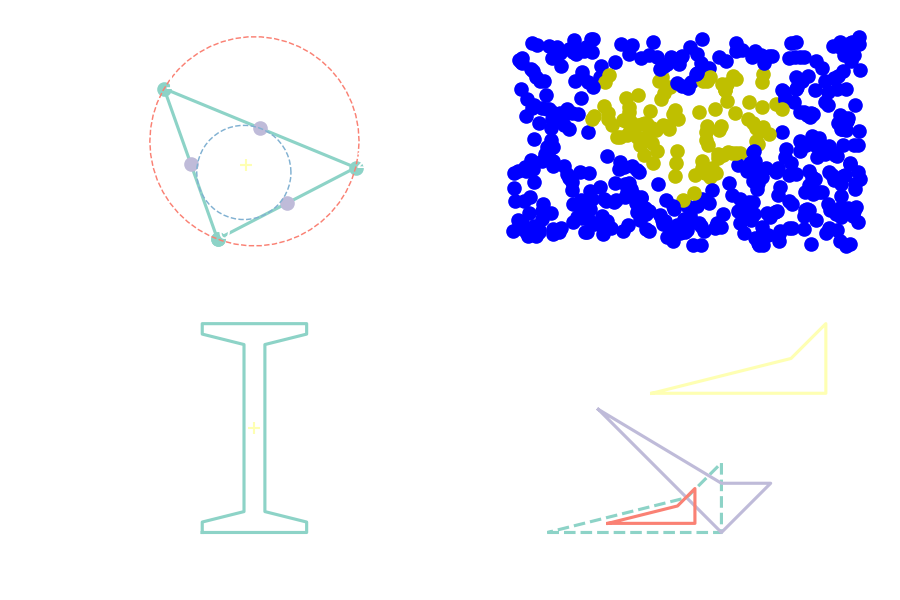

The script that saved this image:
# -*- coding: utf-8 -*-
"""
Created on Thu May 12 21:38:32 2022

@author: Gerrit Nowald
"""

import numpy as np
import matplotlib.pyplot as plt

from polygon_math import polygon


Vertices = np.random.rand(3,2)*10
triangle = polygon(Vertices)

plt.figure()

plt.subplot(221)
triangle.plot(numbers=True, c='k', marker='o', label='Polygon')
plt.plot(triangle.CenterMass[0],    triangle.CenterMass[1],    "r+", label='center of mass')
plt.plot(triangle.EdgesMiddle[:,0], triangle.EdgesMiddle[:,1], "ko")
triangle.plotOutCircle(c='b', linestyle='--', linewidth=0.7, label='circumscribed circle')
triangle.plotIncircle( c='g', linestyle='--', linewidth=0.7, label='incircle')


Vertices = [
    [0, 0],
    [1.75, 4],
    [1.5, 6],
    [1, 7],
    [0.25, 6],
    [0, 5],
    [-0.25, 6],
    [-1, 7],
    [-1.5, 6],
    [-1.75, 4],
    ]
heart = polygon(Vertices)

N = 500
points = np.hstack(( np.random.rand(N,1)*6 - 3, np.random.rand(N,1)*10 - 2 ))

plt.subplot(222)
# fig, ax = plt.subplots(222)
for point in points:
    if heart(point):
        style = "yo"
    else:
        style = "bo"
    plt.plot(point[0], point[1], style)
# ax.set_axis_off()


Vertices = [
    [0, 0],
    [10, 0],
    [10, 1],
    [6, 2],
    [6, 18],
    [10, 19],
    [10, 20],
    [0, 20],
    [0, 19],
    [4, 18],
    [4, 2],
    [0, 1]
]
beam = polygon(Vertices)

plt.subplot(223)
beam.plot(c='k', label='crosssection')
plt.plot(beam.CenterMass[0], beam.CenterMass[1], "r+", label='center of mass')
plt.axis('equal')


Vertices = [[0,0],[5,0],[5,2],[4,1]]
P = polygon(Vertices)

Ptranslated = P + [3,4]
Protated    = P.rotateClockwise(45,[5,0])
Pscaled     = P / 2

plt.subplot(224)
P.plot(label='original', linestyle='--')
Ptranslated.plot(label='translated')
Protated.plot(label='rotated')
Pscaled.plot(label='scaled')
plt.axis('equal')

plt.tight_layout()
plt.savefig('examples.png')
# plt.show()